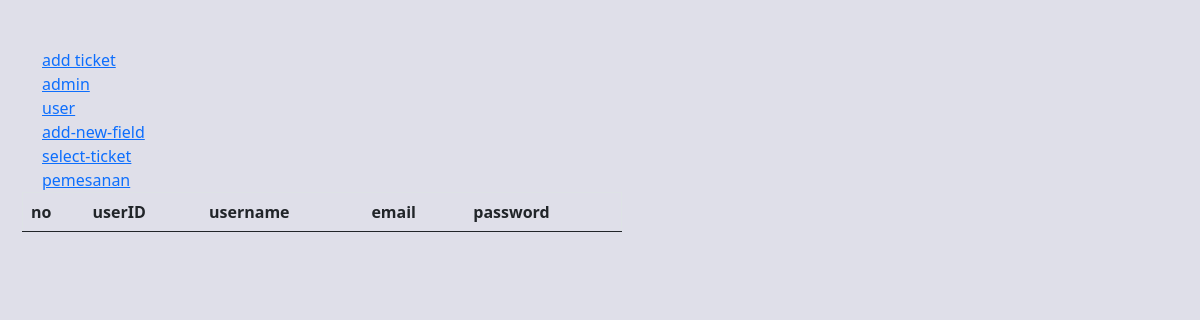
Before: /admin2.php?halaman=user with the older database file.
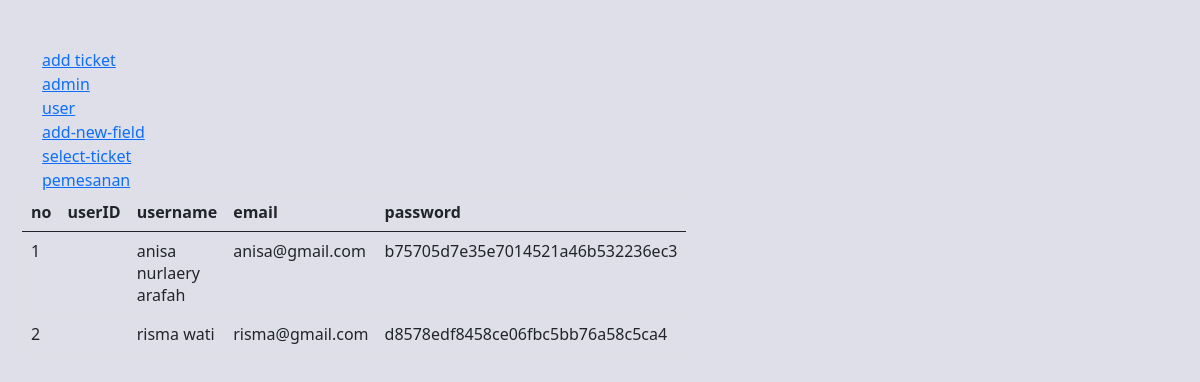
After: the same page with the newer database file.
### tables this page shows
CREATE TABLE `users` (
  `userID` text NOT NULL,
  `username` varchar(100) NOT NULL,
  `name` text NOT NULL,
  `email` text NOT NULL,
  `password` text NOT NULL,
  `no_tlp` varchar(50) NOT NULL,
  `alamat` text NOT NULL,
  `picture` text NOT NULL,
  `role` enum('user','admin') NOT NULL
);

### user.php (the view)
<table class="table" border="1" style="width: 600px;">
  <thead>
    <tr>
      <th scope="col">no</th>
      <th scope="col" name="userID">userID</th>
      <th scope="col" name="username">username</th>
      <th scope="col" name="email">email</th>
      <th scope="col" name="password">password</th>
    </tr>
</thead>
<?php
include "config.php";
include "bot.php";
$no=1;
$ambildata = mysqli_query($konek, "SELECT * FROM users WHERE role='user'");
while ($tampil = mysqli_fetch_array($ambildata)){
    echo "
        <tr>
        <td>$no</td>
        <td>$tampil[userID]</td>
        <td>$tampil[username]</td>
        <td>$tampil[email]</td>
        <td>$tampil[password]</td>
        </tr>";
    $no++;
}
?>
</table>

Changed rows visible on the page:
added users: username "anisa nurlaery arafah", email "anisa@gmail.com", password "b75705d7e35e7014521a46b532236ec3"
added users: username "risma wati", email "risma@gmail.com", password "d8578edf8458ce06fbc5bb76a58c5ca4"
